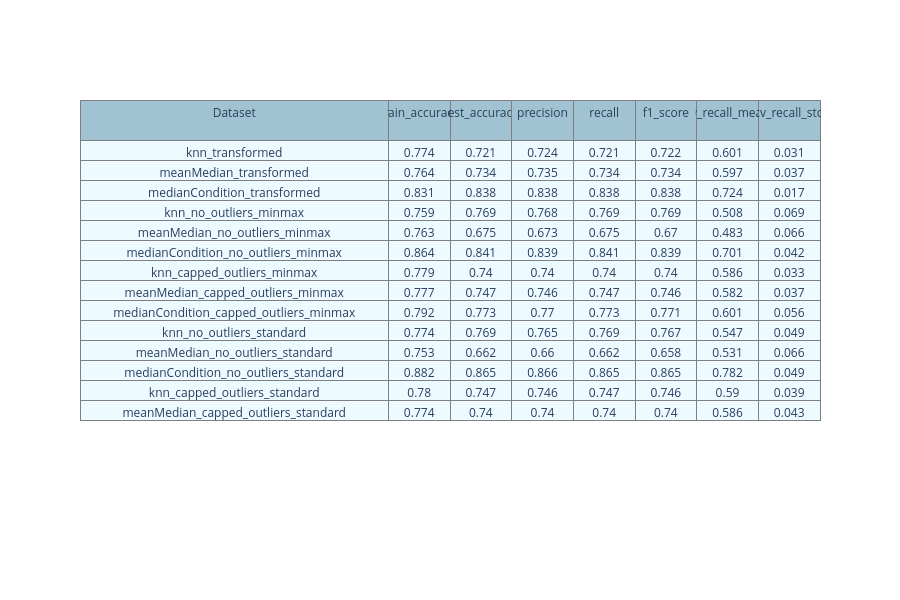

Source (notebook cell):
### Code cell
table_plotting(logistic_regression_results_df)

### Figure 1 — Plotly figure (JSON) as saved in the notebook; plotly's stock layout.template omitted (floating-point values rounded to 4 significant figures)
{"data": [{"cells": {"align": "center", "fill": {"color": "#EDFAFF"}, "font": {"size": 12}, "line": {"color": "#7D7F80"}, "values": [["knn_transformed", "meanMedian_transformed", "medianCondition_transformed", "knn_no_outliers_minmax", "meanMedian_no_outliers_minmax", "medianCondition_no_outliers_minmax", "knn_capped_outliers_minmax", "meanMedian_capped_outliers_minmax", "medianCondition_capped_outliers_minmax", "knn_no_outliers_standard", "meanMedian_no_outliers_standard", "medianCondition_no_outliers_standard", "knn_capped_outliers_standard", "meanMedian_capped_outliers_standard"], [0.774, 0.764, 0.831, 0.759, 0.763, 0.864, 0.779, 0.777, 0.792, 0.774, 0.753, 0.882, 0.78, 0.774], [0.721, 0.734, 0.838, 0.769, 0.675, 0.841, 0.74, 0.747, 0.773, 0.769, 0.662, 0.865, 0.747, 0.74], [0.724, 0.735, 0.838, 0.768, 0.673, 0.839, 0.74, 0.746, 0.77, 0.765, 0.66, 0.866, 0.746, 0.74], [0.721, 0.734, 0.838, 0.769, 0.675, 0.841, 0.74, 0.747, 0.773, 0.769, 0.662, 0.865, 0.747, 0.74], [0.722, 0.734, 0.838, 0.769, 0.67, 0.839, 0.74, 0.746, 0.771, 0.767, 0.658, 0.865, 0.746, 0.74], [0.601, 0.597, 0.724, 0.508, 0.483, 0.701, 0.586, 0.582, 0.601, 0.547, 0.531, 0.782, 0.59, 0.586], [0.031, 0.037, 0.017, 0.069, 0.066, 0.042, 0.033, 0.037, 0.056, 0.049, 0.066, 0.049, 0.039, 0.043]]}, "columnwidth": [400, 80], "header": {"align": "center", "fill": {"color": "#a1c3d1"}, "font": {"size": 12}, "height": 40, "line": {"color": "#7D7F80"}, "values": ["Dataset", "train_accuracy", "test_accuracy", "precision", "recall", "f1_score", "cv_recall_mean", "cv_recall_std"]}, "type": "table"}], "layout": {"height": 600}}
